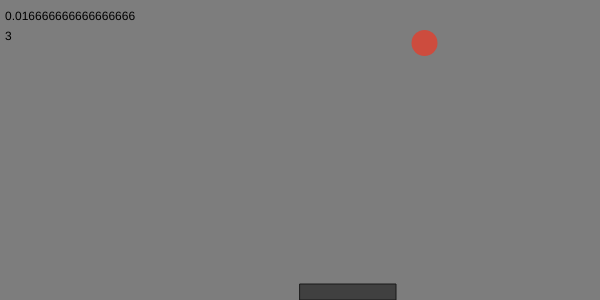
Frame 1 (no input)
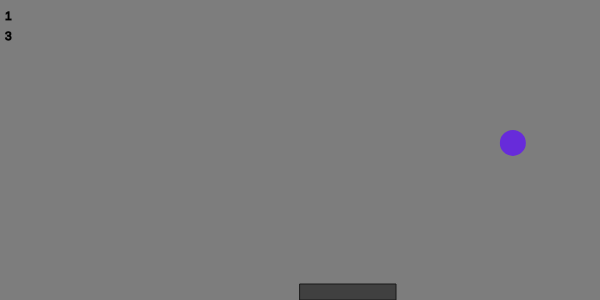
Frame 60 (no input)
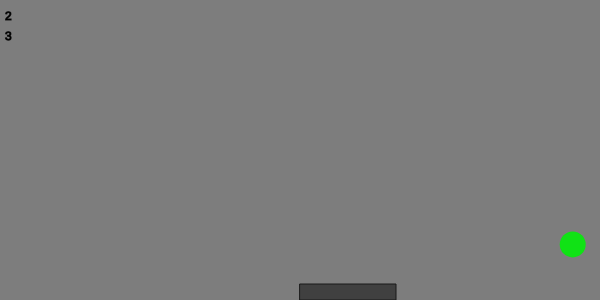
Frame 120 (the mouse pressed at the canvas centre since frame 60)

The p5.js sketch that drew these frames (run headless with seeded random() and noise() and a simulated clock; from frame 60 on, the mouse is pressed at the canvas centre):

// p5.js sketch
// ── sketch.js
/*
 * Skeleton of a ball bouncing /game/.
 * Keith O'Hara <kohara@bard.edu>
 */

var paddle_x, paddle_y;
var paddle_w, paddle_h;
var paddle_step;

var ball_x, ball_y;
var ball_r;
var ball_x_step, ball_y_step;
var s;
var lastSecond;
var ballX = 750;
var ballY = 300;
var lives;






function setup() {
    createCanvas(600, 300);
  frameRate (60)
    paddle_h = 16;
    paddle_w = 6 * paddle_h;
    paddle_x = width / 2;
    paddle_y = height - paddle_h;
    paddle_step = 0;
    ball_r = 13;
    reset();
    lives = 3
}

function draw() {
   
    background(125);
    fill (0)
    text (frameCount/60, 5, 20)
    text (lives, 5, 40)


    // move paddle
    //paddle_x += (mouseX - paddle_x) * .1;
    paddle_x = paddle_x + paddle_step;

    // is the ball hitting the right or left wall?
    if (ball_x - ball_r < 0 || ball_x + ball_r > width) {
	ball_x_step = -ball_x_step;
    }

    // hitting the top?
    if (ball_y - ball_r < 0) {
	ball_y_step = -ball_y_step;
    }

    // hitting the paddle?
    if (ball_y + ball_r > paddle_y) {
	if (ball_x >= paddle_x && ball_x <= paddle_x + paddle_w) {
	    ball_y_step = -ball_y_step;
	    ball_y = paddle_y - ball_r;
      
	}
	else if (ball_y + ball_r > paddle_y){
        lives = lives - 1
	    reset();
	}
    }

    // move ball by ball_x_step and ball_y_step
    ball_x = ball_x + ball_x_step;
    ball_y = ball_y + ball_y_step;

    //draw ball
    noStroke();
    fill(random (255),random (255), random(255));
    ellipse(ball_x, ball_y, ball_r * 2, ball_r * 2);

    // draw paddle
    stroke(24);
    fill(64);
    rect(paddle_x, paddle_y, paddle_w, paddle_h);
  
  
}

function reset() {
    ball_x = random(ball_r, width - ball_r);
    ball_y = random(ball_r, height / 2);
    ball_x_step = random(-3, 3);
    ball_y_step = random(1, 3);
    
}

function keyPressed() {
    if (keyCode == LEFT_ARROW) {
	paddle_step = -3;
    } else if (keyCode == RIGHT_ARROW) {
	paddle_step = 3;
    } else if (key == ' ') {
	reset();
    }
}

function keyReleased() {
    paddle_step = 0;
}
